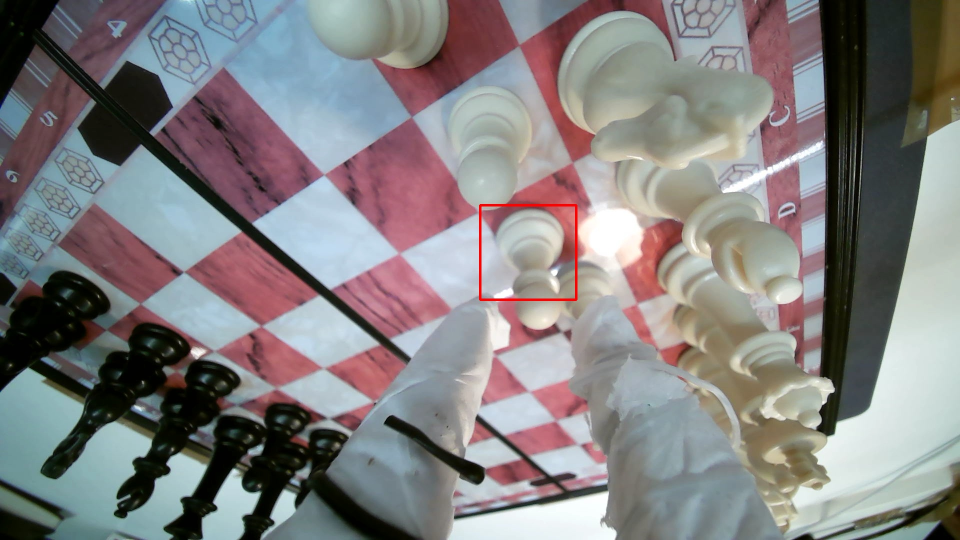
#> input picture hub/wrist_ref/wP_anotada.jpg, 1920 x 1080 px (shown at 1/2 size)
$ python -i chess_wrist.py   (imports and definitions only)
#> lines starting #> are read from the running program, lines starting #| are printed output that depends on the picture
#> further down, picture is the input picture: shape (1080, 1920, 3); mean B, G, R 128, 127.4, 130.5
"""Medida del error de la punta con la camara de la MUNECA (punto 2, 21-nov).

Idea: la camara va fija a la pinza, asi que los dedos salen siempre en el mismo sitio de la imagen. Si el peon esta bien
centrado entre los dedos, sale en un pixel concreto (la REFERENCIA, tomada en un agarre bueno). Antes de agarrar:

1. foto 1 cm por encima de la pieza (p0);
2. foto tras mover la pinza +3 mm a lo largo de la columna (p1) y +3 mm en lateral (p2);
3. con esas tres posiciones del peon en la imagen se obtiene J (pixeles por mm) EN ESA POSE, sin calibrar la camara;
4. correccion d (mm) = J^-1 (p_ref - p0), recortada a MAX_MM.

El peon se busca con comparacion de plantilla (recorte de la referencia) en una ventana alrededor de su sitio. Si la
coincidencia es baja o J esta mal condicionada, no se corrige (devuelve ok=False con el motivo).

Modo (CHESS_WRIST): off | measure (por defecto: mide y lo apunta, NO corrige) | correct (aplica la correccion).
Referencias: hub/wrist_ref/<clave>.png (recorte) + <clave>.json (roi, pixel, casilla) + <clave>_anotada.jpg.
"""
from __future__ import annotations

import json
import os
import time
from pathlib import Path

import cv2
import numpy as np

HUB = Path(__file__).resolve().parent
REF_DIR = HUB / "wrist_ref"
MODE = os.environ.get("CHESS_WRIST", "measure").lower()
HOVER_M = float(os.environ.get("CHESS_WRIST_HOVER_MM", "10")) / 1000   # punta por encima de la cabeza de la pieza
PROBE_MM = float(os.environ.get("CHESS_WRIST_PROBE_MM", "3"))           # movimiento para medir J
MAX_MM = float(os.environ.get("CHESS_WRIST_MAX_MM", "6"))               # correccion maxima
MIN_SCORE = float(os.environ.get("CHESS_WRIST_MIN_SCORE", "0.6"))       # coincidencia minima de la plantilla
SEARCH_PX = int(os.environ.get("CHESS_WRIST_SEARCH_PX", "220"))         # margen de busqueda alrededor de la ROI (px, imagen completa)
SCALE = 0.5                                                              # se trabaja a media resolucion
# ROI por defecto (fracciones de la imagen): zona entre y por encima de las puntas de los dedos, donde sale la cabeza del
# peon 1 cm por encima (fotos hover_e2_*.jpg del 21-nov, camara 1920x1080). Revisar con <clave>_anotada.jpg.
DEFAULT_ROI = tuple(float(v) for v in os.environ.get("CHESS_WRIST_ROI", "0.45,0.30,0.62,0.56").split(","))


def ref_key(color: str, piece_letter: str) -> str:
    return f"{color}{piece_letter.upper()}"


class WristCam:
    _caps: dict = {}

    def __init__(self, index: int):
        self.index = index

    # [12 lines left out: function grab, not called in this run]


def _prep(img: np.ndarray) -> np.ndarray:
    g = cv2.cvtColor(img, cv2.COLOR_BGR2GRAY) if img.ndim == 3 else img
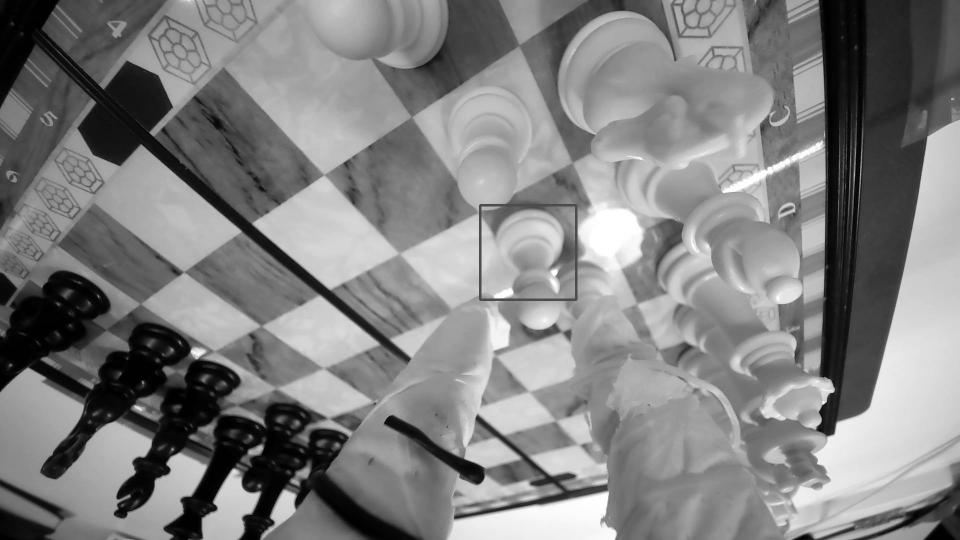
#> g: shape (1080, 1920) (shown at 1/2 size); min 0, max 255, mean 128.4
    g = cv2.resize(g, None, fx=SCALE, fy=SCALE, interpolation=cv2.INTER_AREA)
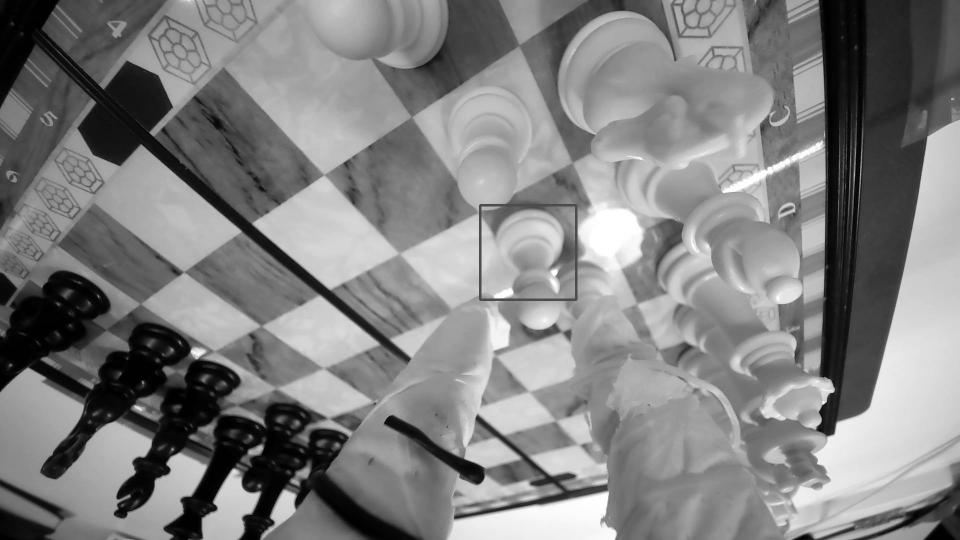
#> g: shape (540, 960); min 0, max 255, mean 128.5
    return cv2.GaussianBlur(g, (5, 5), 0)


# [56 lines left out: functions save_ref, load_ref, locate, solve_correction, not called in this run]

>>> import cv2
>>> picture = cv2.imread('wrist_ref/wP_anotada.jpg')
>>> result = _prep(picture)

$ run again, on hub/wrist_ref/wP.png
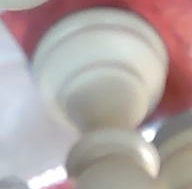
#> input picture hub/wrist_ref/wP.png, 192 x 189 px
#> picture is the input picture: shape (189, 192, 3); mean B, G, R 162.6, 164.4, 177.2
#> in _prep, `g = cv2.cvtColor(img, cv2.COLOR_BGR2GRAY) if img.ndim == 3 else img`:
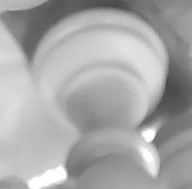
#> g: shape (189, 192); min 65, max 255, mean 168
